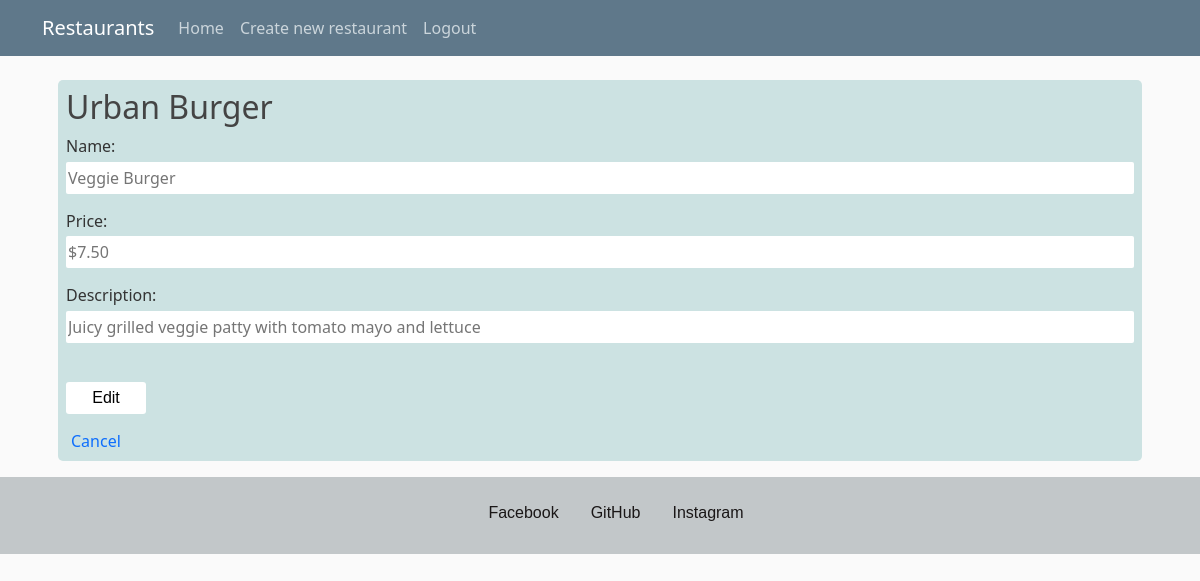
The page /restaurant/1/menu/1/edit (signed in) on the database its author committed.
### restaurant_appf/models.py (models this page shows, shortened)
class Restaurant(db.Model):
    __tablename__ = 'restaurant'
    id = db.Column(db.Integer, primary_key=True)
    name = db.Column(db.String(250), nullable=False)
    user_id = db.Column(db.Integer, db.ForeignKey('user.id'))
    user = db.relationship(User)

class MenuItem(db.Model):
    __tablename__ = 'menu_item'
    name = db.Column(db.String(80), nullable=False)
    id = db.Column(db.Integer, primary_key=True)
    description = db.Column(db.String(250))
    price = db.Column(db.String(8))
    course = db.Column(db.String(250))
    restaurant_id = db.Column(db.Integer, db.ForeignKey('restaurant.id'))
    restaurant = db.relationship(Restaurant)
    user_id = db.Column(db.Integer, db.ForeignKey('user.id'))
    user = db.relationship(User)

### restaurant_appf/routes.py (the view)
@app.route('/restaurant/<int:restaurant_id>/menu/<int:menu_id>/edit', methods=['GET', 'POST'])
@login_required
def edit_menu_item(restaurant_id, menu_id):
    restaurant = db.session.query(Restaurant).filter_by(id=restaurant_id).first()
    items = db.session.query(MenuItem).filter_by(id=menu_id).first()
    if request.method == 'POST':
        if request.form['menu_name']:
            items.name = request.form['menu_name']
        if request.form['menu_price']:
            items.price = request.form['menu_price']
        if request.form['menu_description']:
            items.description = request.form['menu_description']
        db.session.add(items)
        db.session.commit()
        flash('Item edited successfully!', 'success')
        return redirect(url_for('show_menu', restaurant_id=restaurant_id))
    else:
        return render_template('edit_menu_item.html', restaurant_id=restaurant_id, menu_id=menu_id, i=items, r=restaurant)

### restaurant_appf/models.py (called while the page is built)
@login_manager.user_loader
def load_user(user_id):
    try:
        return User.query.get(user_id)
    except:
        return None

### restaurant_appf/templates/edit_menu_item.html
{% extends "layout.html" %}
{% block content %}
<div class="main_div">
  <h2>{{ r.name }}</h2>
  <form class="" action="{{ url_for('edit_menu_item', restaurant_id=restaurant_id, menu_id=menu_id) }}" method="post">
    <p>Name:</p>
    <input type="text" name="menu_name" placeholder="{{ i.name }}">
    <p>Price:</p>
    <input type="text" name="menu_price" placeholder="{{ i.price }}">
    <p>Description:</p>
    <input type="text" name="menu_description" placeholder="{{ i.description }}">
    <br> <br>
    <input type="submit" value="Edit">
  </form>
  <a href="{{ url_for('show_menu', restaurant_id=restaurant_id) }}" class="cancel_button">Cancel</a>
</div>
{% endblock %}

### restaurant_appf/static/styles.css (style rules this page uses)
body { background: #fafafa; color: #333333; margin-top: 5rem; }
h1, h2, h3, h4, h5, h6 { color: #444444; }
p { margin-bottom: 3.5px; font-weight: 480; }
input[type=text] { border-radius: 2px; }
input[type=submit] { width: 5em; font-family: Verdana, Geneva, Tahoma, sans-serif; font-weight: 500; }
.main_div, .menu_item, .show_restaurants { background-color: rgb(204, 226, 226); border-radius: 5px; margin: 1em; padding: 8px; }
a { text-decoration: none; }
.cancel_button { margin: 5px; }
input, button { border-radius: 3px; width: 100%; margin-bottom: 15px; height: 2em; border: none; }
input[type='submit'] { background-color: #fff; }

### rows shown on the page
Restaurant: name "Urban Burger"
MenuItem: menu_name "Veggie Burger", menu_price "$7.50", menu_description "Juicy grilled veggie patty with tomato mayo and lettuce"
